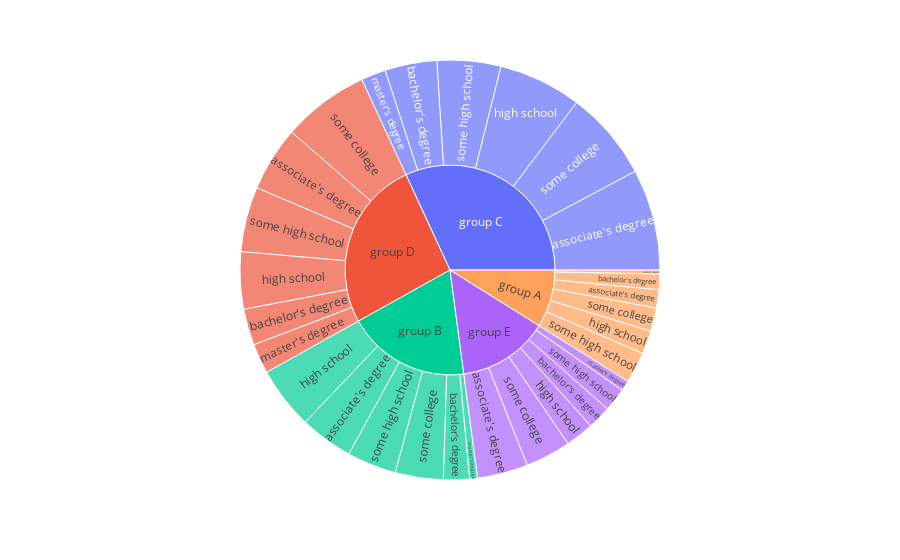

The notebook cell this image was saved under:
### Code cell
fig = px.sunburst(df, path=['race/ethnicity', 'parental level of education'], values='total')
df = df.drop(['total'], axis  = 1)
fig.show()

### Figure 1 — Plotly figure (JSON) as saved in the notebook; plotly's stock layout.template omitted (floating-point values rounded to 4 significant figures)
{"data": [{"branchvalues": "total", "domain": {"x": [0, 1], "y": [0, 1]}, "hovertemplate": "labels=%{label}<br>total=%{value}<br>parent=%{parent}<br>id=%{id}<extra></extra>", "ids": ["group A/associate's degree", "group B/associate's degree", "group C/associate's degree", "group D/associate's degree", "group E/associate's degree", "group A/bachelor's degree", "group B/bachelor's degree", "group C/bachelor's degree", "group D/bachelor's degree", "group E/bachelor's degree", "group A/high school", "group B/high school", "group C/high school", "group D/high school", "group E/high school", "group A/master's degree", "group B/master's degree", "group C/master's degree", "group D/master's degree", "group E/master's degree", "group A/some college", "group B/some college", "group C/some college", "group D/some college", "group E/some college", "group A/some high school", "group B/some high school", "group C/some high school", "group D/some high school", "group E/some high school", "group A", "group B", "group C", "group D", "group E"], "labels": ["associate's degree", "associate's degree", "associate's degree", "associate's degree", "associate's degree", "bachelor's degree", "bachelor's degree", "bachelor's degree", "bachelor's degree", "bachelor's degree", "high school", "high school", "high school", "high school", "high school", "master's degree", "master's degree", "master's degree", "master's degree", "master's degree", "some college", "some college", "some college", "some college", "some college", "some high school", "some high school", "some high school", "some high school", "some high school", "group A", "group B", "group C", "group D", "group E"], "name": "", "parents": ["group A", "group B", "group C", "group D", "group E", "group A", "group B", "group C", "group D", "group E", "group A", "group B", "group C", "group D", "group E", "group A", "group B", "group C", "group D", "group E", "group A", "group B", "group C", "group D", "group E", "group A", "group B", "group C", "group D", "group E", "", "", "", "", ""], "type": "sunburst", "values": [14, 41, 78, 50, 39, 12, 20, 40, 28, 18, 18, 48, 64, 44, 22, 3, 6, 19, 23, 8, 18, 37, 69, 67, 35, 24, 38, 49, 50, 18, 89, 190, 319, 262, 140]}], "layout": {"legend": {"tracegroupgap": 0}, "margin": {"t": 60}}}
